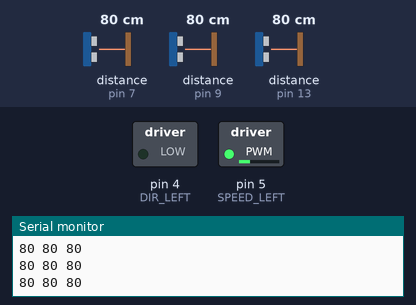
This sketch was run on a simulated Arduino Uno, built with avr-gcc and run on an emulated ATmega328P. Shown: switched loads named in the sketch (green lamp = pin HIGH), the last lines printed to the serial monitor. Inputs (shaded band) come from the test bench; at power-on: distance to the obstacle (sensors on pin 7, pin 9, pin 13) 80 cm. Pins used as bus, display or sensor lines are not drawn.

Above: at 1.2 s.
1.3 s: distance to the obstacle (sensor on pin 7) set to 9 cm
2.8 s: distance to the obstacle (sensor on pin 7) set to 6 cm
At 3.3 s:
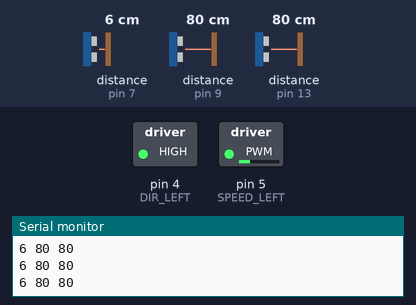
4.3 s: distance to the obstacle (sensor on pin 9) set to 11 cm
5.8 s: distance to the obstacle (sensor on pin 9) set to 8 cm
11.8 s: distance to the obstacle (sensor on pin 7) set to 18 cm
At 12.4 s:
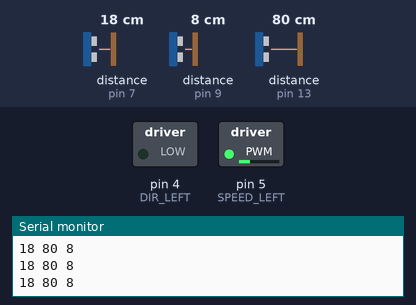
Timing chart, 0 to 14.3 s (numbered marks = the images above; inputs shaded):
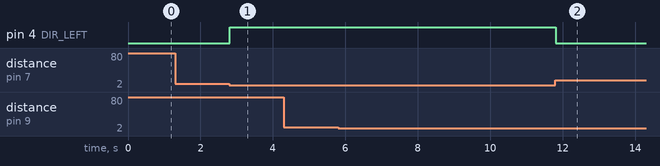

Measured:
- the behaviour switches between 8 and 7 cm on distance to the obstacle (sensor on pin 7) (found by bisection; images 0 and 1)
- after the input at 2.8 s, pin 4 (DIR_LEFT): LOW → HIGH at once
- after the input at 11.8 s, pin 4 (DIR_LEFT): HIGH → LOW at once

The sketch:

Robot.ino
```cpp
// Моторы подключаются к клеммам M1+,M1-,M2+,M2-
// Motor shield использует четыре контакта 6,5,7,4 для управления моторами
#include <Ultrasonic.h>
#define SPEED_LEFT       5
#define SPEED_RIGHT      6
#define DIR_LEFT         4
#define DIR_RIGHT        7
// кф-т поворота и скорость левоого колеса повысить
// Скорость, с которой мы движемся вперёд (0-255)
#define SPEED            70


// Коэффициент, задающий во сколько раз нужно затормозить
// одно из колёс для поворота
#define BRAKE_K          6
#define turn_around      7
#define STATE_FORWARD    0
#define STATE_RIGHT      2
#define STATE_LEFT       3
#define STATE_BACKWARD   4

int state = STATE_FORWARD;

Ultrasonic right(8, 9);
Ultrasonic left (6, 7);
Ultrasonic center (12, 13);

void runForward()
{
    state = STATE_FORWARD;

    // Для регулировки скорости `SPEED` может принимать значения от 0 до 255,
    // чем болше, тем быстрее.
    analogWrite(SPEED_LEFT, SPEED);
    analogWrite(SPEED_RIGHT, SPEED);

    // Если в DIR_LEFT или DIR_RIGHT пишем HIGH, мотор будет двигать соответствующее колесо
    // вперёд, если LOW - назад.
    digitalWrite(DIR_LEFT, LOW);
    digitalWrite(DIR_RIGHT, HIGH);
}

void steerRight()
{
    state = STATE_RIGHT;

    // Замедляем правое колесо относительно левого,
    // чтобы начать поворот
    analogWrite(SPEED_RIGHT, SPEED / BRAKE_K);
    analogWrite(SPEED_LEFT, SPEED);

    digitalWrite(DIR_LEFT, HIGH);
    digitalWrite(DIR_RIGHT, HIGH);
}

void steerLeft()
{
    state = STATE_LEFT;

    analogWrite(SPEED_LEFT, SPEED);
    analogWrite(SPEED_RIGHT, SPEED);

    digitalWrite(DIR_LEFT, LOW);
    digitalWrite(DIR_RIGHT, HIGH);
    delay(250);
}
void steerBack()
{
    state = STATE_BACKWARD;

    analogWrite(SPEED_LEFT, SPEED);
    analogWrite(SPEED_RIGHT, SPEED);

    digitalWrite(DIR_LEFT, LOW);
    digitalWrite(DIR_RIGHT, LOW);
    delay(80);
}

void turn_aroundd(){
    state = turn_around;
    steerLeft();
    delay(250);
}


void setup()
{
    for(int i = 4; i <= 7; i++)
        pinMode(i, OUTPUT);
    Serial.begin(9600);

    runForward();
}

void loop()
{
    int dist_l = left.Ranging(CM);   // get distance
    int dist_r = right.Ranging(CM);
    int dist_c = center.Ranging(CM);

    Serial.print(dist_l);
    Serial.print(" ");
    Serial.print(dist_c);
    Serial.print(" ");
    Serial.println(dist_r);

    // В какое состояние нужно перейти?
    int targetState = STATE_FORWARD;
    if (dist_l <= 7){
      targetState = STATE_RIGHT;
    } else if (dist_r <= 7){
      targetState = STATE_LEFT;
    } else if (dist_l <= 5 and dist_r <= 5 or dist_c <= 25){
      targetState = turn_around;
    } else if(dist_l <= 3 and dist_r <= 3 or dist_c <= 10){
      targetState = steerBack;
    } else targetState = STATE_FORWARD;
    if (state == targetState) {
        // мы уже делаём всё что нужно,
        // делаем измерения заново
        return;
    }

    switch (targetState) {
        case STATE_FORWARD:
            runForward();
            break;

        case STATE_RIGHT:
            steerRight();
            break;

        case STATE_LEFT:
            steerLeft();
            break;
        case STATE_BACKWARD:
            steerBack();
            break;
        case turn_around:
            turn_aroundd();
            break;
    }

    // не позволяем сильно вилять на прямой
    delay(60);
}
```
